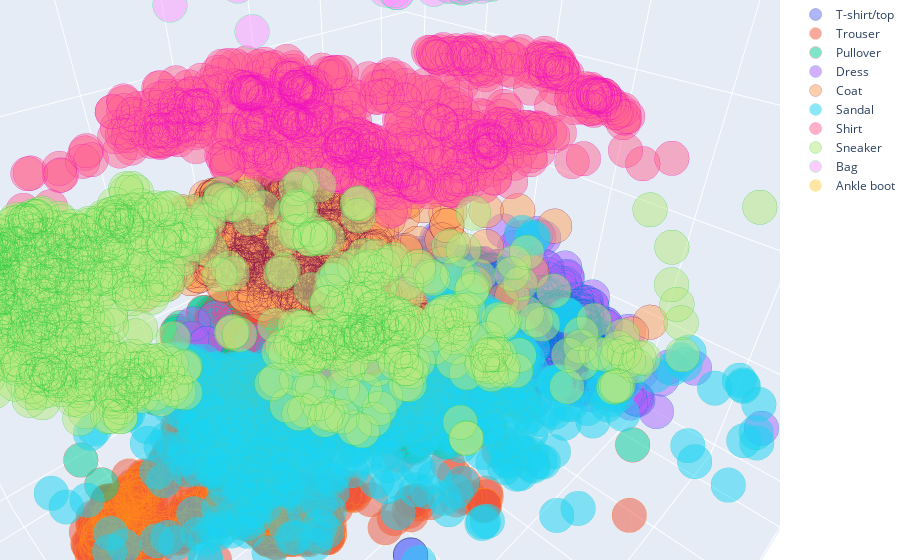

The notebook cell saved with this chart:
### Markdown cell above
Ta show bộ dữ liệu embedded này bằng interactive plot 3D, với chiều thứ 3 là tên các class.

### Code cell
interactive_3D_plot(df_subset, tsne_results)

### Figure 1 — Plotly figure (JSON) as saved in the notebook; plotly's stock layout.template omitted (floating-point values rounded to 4 significant figures; data arrays with more than 128 entries replaced by an {"elided": "..."} marker saying what was removed)
{"data": [{"marker": {"line": {"color": "#001f3f", "width": 0.5}, "opacity": 0.5, "size": 12}, "mode": "markers", "name": "T-shirt/top", "type": "scatter3d", "x": {"elided": "1000 float values"}, "y": {"elided": "1000 float values"}, "z": {"elided": "1000 str values"}}, {"marker": {"line": {"color": "#ff851b", "width": 0.5}, "opacity": 0.5, "size": 12}, "mode": "markers", "name": "Trouser", "type": "scatter3d", "x": {"elided": "1000 float values"}, "y": {"elided": "1000 float values"}, "z": {"elided": "1000 str values"}}, {"marker": {"line": {"color": "#ff4136", "width": 0.5}, "opacity": 0.5, "size": 12}, "mode": "markers", "name": "Pullover", "type": "scatter3d", "x": {"elided": "1000 float values"}, "y": {"elided": "1000 float values"}, "z": {"elided": "1000 str values"}}, {"marker": {"line": {"color": "#0074d9", "width": 0.5}, "opacity": 0.5, "size": 12}, "mode": "markers", "name": "Dress", "type": "scatter3d", "x": {"elided": "1000 float values"}, "y": {"elided": "1000 float values"}, "z": {"elided": "1000 str values"}}, {"marker": {"line": {"color": "#85144b", "width": 0.5}, "opacity": 0.5, "size": 12}, "mode": "markers", "name": "Coat", "type": "scatter3d", "x": {"elided": "1000 float values"}, "y": {"elided": "1000 float values"}, "z": {"elided": "1000 str values"}}, {"marker": {"line": {"color": "#39cccc", "width": 0.5}, "opacity": 0.5, "size": 12}, "mode": "markers", "name": "Sandal", "type": "scatter3d", "x": {"elided": "1000 float values"}, "y": {"elided": "1000 float values"}, "z": {"elided": "1000 str values"}}, {"marker": {"line": {"color": "#f012be", "width": 0.5}, "opacity": 0.5, "size": 12}, "mode": "markers", "name": "Shirt", "type": "scatter3d", "x": {"elided": "1000 float values"}, "y": {"elided": "1000 float values"}, "z": {"elided": "1000 str values"}}, {"marker": {"line": {"color": "#2ecc40", "width": 0.5}, "opacity": 0.5, "size": 12}, "mode": "markers", "name": "Sneaker", "type": "scatter3d", "x": {"elided": "1000 float values"}, "y": {"elided": "1000 float values"}, "z": {"elided": "1000 str values"}}, {"marker": {"line": {"color": "#01ff70", "width": 0.5}, "opacity": 0.5, "size": 12}, "mode": "markers", "name": "Bag", "type": "scatter3d", "x": {"elided": "1000 float values"}, "y": {"elided": "1000 float values"}, "z": {"elided": "1000 str values"}}, {"marker": {"line": {"color": "#ffdc00", "width": 0.5}, "opacity": 0.5, "size": 12}, "mode": "markers", "name": "Ankle boot", "type": "scatter3d", "x": {"elided": "1000 float values"}, "y": {"elided": "1000 float values"}, "z": {"elided": "1000 str values"}}], "layout": {"margin": {"b": 0, "l": 0, "r": 0, "t": 0}, "scene": {"camera": {"eye": {"x": 0.5, "y": 0.5, "z": 0.5}}}}}
